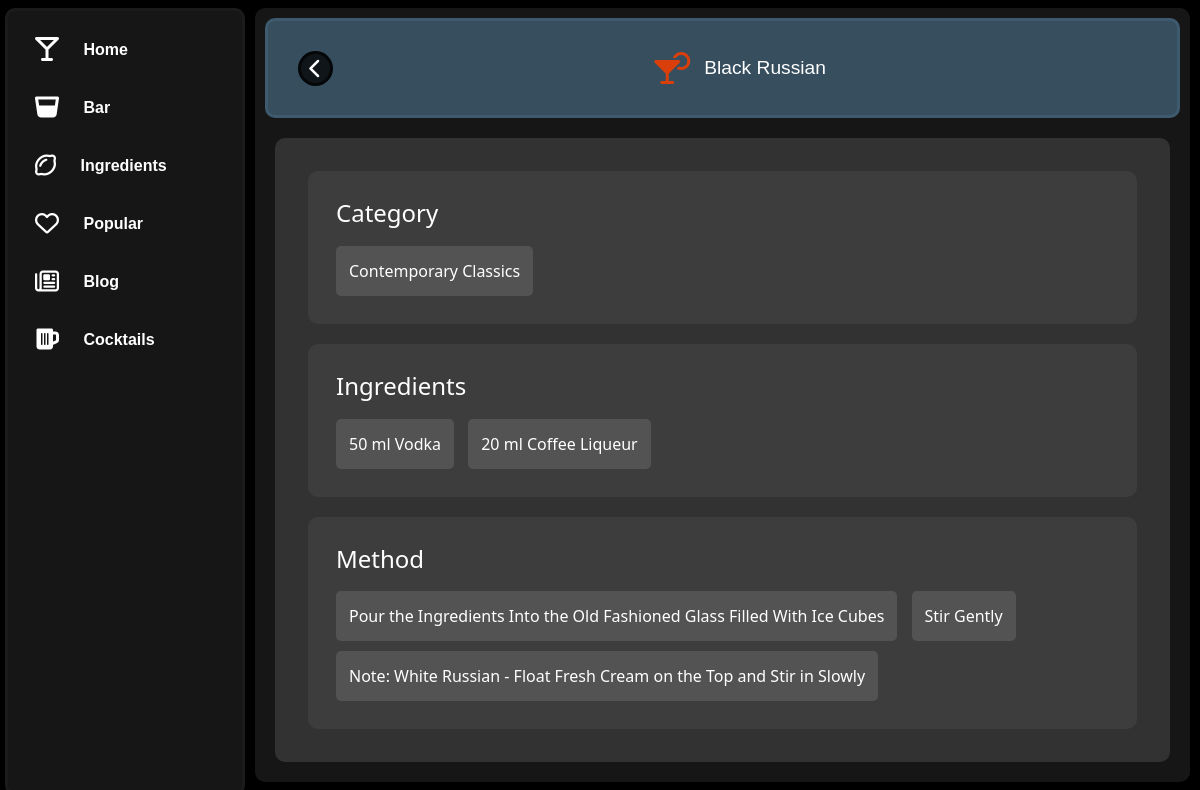
The app's page /barcocktails/Black Russian with its own data.
### model.py (models this page shows, shortened)
class IBACocktails(db.Model):
    __tablename__ = "IBACocktails"
    an_id = db.Column(db.Integer, primary_key=True)
    category = db.Column(db.String, nullable=False)
    name = db.Column(db.String)
    ingredients = db.Column(db.String)
    method = db.Column(db.Integer)
    garnish = db.Column(db.String)

### app.py (the view)
@app.route("/barcocktails", defaults={"cocktail": None})
@app.route("/barcocktails/<string:cocktail>")
@app.route("/cocktails", defaults={"cocktail": None})
@app.route("/cocktails/<string:cocktail>")
def cocktails(cocktail):
    if cocktail:
        session = Session()
        query = session.query(IBACocktails)
        query = query.filter_by(name=cocktail)
        iba_cocktails = query.all()
        iba_cocktails_list = [
            {
                "Category": cocktail.category,
                "Name": cocktail.name,
                "Ingredients": cocktail.ingredients,
                "Method": cocktail.method,
                "Garnish": cocktail.garnish
            }
            for cocktail in iba_cocktails
        ]
        cocktail_ingredients = re.split(", |,|\. ", iba_cocktails_list[0]["Ingredients"])
        cocktail_ingredients = [titlecase(ingredient.replace("NA", "")) for ingredient in cocktail_ingredients]
        cocktail_method = re.split(", |,|\. ", iba_cocktails_list[0]["Method"])
        cocktail_method = [titlecase(method.replace(".", "")) for method in cocktail_method]
        cocktail_garnish = iba_cocktails_list[0]["Garnish"]
        cocktail_garnish = titlecase(cocktail_garnish.replace(".", ""))
        if request.path == f"/barcocktails/{cocktail}":
            return render_template("bar-cocktails.html",
                                cocktails=iba_cocktails_list,
                               ingredients=cocktail_ingredients,
                               method=cocktail_method,
                               garnish=cocktail_garnish)
        else:
            return render_template("cocktails.html",
                               cocktails=iba_cocktails_list,
                               ingredients=cocktail_ingredients,
                               method=cocktail_method,
                               garnish=cocktail_garnish)
    else:
        return render_template("cocktails.html")

### app.py (called while the page is built)
def titlecase(s):
    result = re.sub(r"[A-Za-z]{3,}('[A-Za-z]+)?", lambda mo: mo.group(0).capitalize(), s)
    result = re.sub("The", "the", result)
    result = re.sub("And", "and", result)
    return result

### templates/bar-cocktails.html (shortened to what this page needs)
<!DOCTYPE html>
<html lang="en">
<head>
    <link href="https://cdn.jsdelivr.net/npm/bootstrap@5.3.2/dist/css/bootstrap.min.css" rel="stylesheet"
 />
    <link href="{{url_for('static', filename='css/style.css')}}" rel="stylesheet" type="text/css" />
</head>
<body class="bg-black text-white">
    <div class="nav-div">
        <nav class="nav-main">
            <a href="/" class="links">
                <div>
                    <i class="fa-solid fa-martini-glass-empty fa-xl" style="color: #ffffff;"></i>
                    <span class="icon-span-text" data-encore-id="text">Home</span>
                </div>
            </a>
            <a href="/bar" class="links">
                <div>
                    <i class="fa-solid fa-whiskey-glass fa-xl" style="color: #ffffff;"></i>
                    <span class="icon-span-text" data-encore-id="text">Bar</span>
                </div>
            </a>
            <a href="/ingredients" class="links">
                <div>
                    <i class="fa-regular fa-lemon fa-xl" style="color: #ffffff;"></i>
                    <span class="icon-span-text" data-encore-id="text">Ingredients</span>
                </div>
            </a>
            <a href="/popular" class="links">
                <div>
                    <i class="fa-regular fa-heart fa-xl" style="color: #ffffff;"></i>
                    <span class="icon-span-text" data-encore-id="text">Popular</span>
                </div>
            </a>
            <a href="/blog" class="links">
                <div>
                    <i class="fa-regular fa-newspaper fa-xl" style="color: #ffffff;"></i>
                    <span class="icon-span-text" data-encore-id="text">Blog</span>
                </div>
            </a>
            <a href="/cocktaillist" class="links">
                <div>
                    <i class="fa-solid fa-beer-mug-empty fa-xl" style="color: #ffffff;"></i>
                    <span class="icon-span-text" data-encore-id="text">Cocktails</span>
                </div>
            </a>
        </nav>
    </div>
    <div class="main_divs">
        {% for cocktail in cocktails %}
        <div class="cocktail_buttons_cocktail_page">
            <a class="back-link-cocktail-page" href="/bar">
                <i class="fa-solid fa-chevron-left fa-lg cocktail-button-arrow-cocktail-page"
                    style="color: #ffffff;"></i>
            </a>
            <div class="cocktail-page-nav-name">
                <i class="fa-solid fa-martini-glass-citrus fa-2xl cocktail-button-icon-cocktail-page"
                    style="color: #da3f0b;"></i>
                <span class="cocktail-button-text-cocktail-page">{{ cocktail.Name }}</span>
            </div>
        </div>
        <div class="cocktail-page-facts">
            <div class="cocktail-category">
                <h1>Category</h1>
                <div class="cocktail-spacer">
                    <span>{{ cocktail.Category }}</span>
                </div>
            </div>
            <div class="cocktail-ingredients">
                <h1>Ingredients</h1>
                {% for ingredient in ingredients %}
                <div class="cocktail-spacer">
                    <span>{{ ingredient }}</span>
                </div>
                {% endfor %}
            </div>
            <div class="cocktail-method">
                <h1>Method</h1>
                {% for method in method %}
                <div class="cocktail-spacer">
                    <span>{{ method }}</span>
                </div>
                {% endfor %}
            </div>
        </div>
        {% endfor %}
    </div>
</body>
</html>

### static/css/style.css (style rules this page uses)
.icon-span-text { color: white; }
nav { flex-direction: column; width: 240px; display: flex; position: fixed; left: 0; padding: 10px; }
.nav-div { padding: 8px; }
.nav-main { border-style: solid; border-color: rgba(30, 29, 29, 0.794); border-radius: 10px; background-color: rgba(30, 29, 29, 0.794); position: fixed; left: 5px; height: calc(100% - 13px) }
.links { padding: 15px; border-width: 2px; border-style: solid; border-color: rgba(11, 11, 152, 0); border-radius: 30px; font-weight: bolder; font-family: Arial, Helvetica, sans-serif; text-decoration: none; transition: 0.3s; }
.links i { padding-right: 20px; }
.cocktail_buttons_cocktail_page { position: sticky; top: 8px; height: 100px; min-width: 360px; border-radius: 10px; border-color: rgba(65, 94, 115, 0.796); border-style: solid; background-color: rgba(65, 94, 115, .796); margin: 10px; display: flex; }
.back-link-cocktail-page { border-style: solid; border-radius: 50px; border-color: rgba(0, 0, 0, 0.731); background-color: rgba(0, 0, 0, 0.731); position: relative; top: 30px; left: 30px; width: 35px; height: 35px; display: flex; text-decoration: none; transition: 0.3s; }
.cocktail-page-nav-name { margin: auto auto; }
.cocktail-button-arrow-cocktail-page { margin: auto auto; border-style: solid; border-radius: 50px; border-color: rgba(50, 50, 50, 0); background-color: rgba(50, 50, 50, 0); }
.cocktail-button-icon-cocktail-page { margin: auto auto; padding: 5px; position: relative; }
.cocktail-button-text-cocktail-page { margin: auto auto; padding: 5px; font-family: Arial, Helvetica, sans-serif; font-size: larger; font-weight: lighter; }
.cocktail-page-facts { display: flex; flex-direction: column; flex-wrap: wrap; border-color: rgb(50, 50, 50); border-radius: 10px; border-style: solid; background-color: rgb(50, 50, 50); padding: 20px; margin: 20px; min-width: 340px; }
.cocktail-page-facts h1 { font-family: 'Segoe UI', Tahoma, Geneva, Verdana, sans-serif; font-size: x-large; padding: 5px; }
.cocktail-spacer { border-radius: 5px; border-color: rgb(83, 83, 83); border-style: solid; background-color: rgb(83, 83, 83); padding: 10px; margin: 5px; display: inline-block; }
.cocktail-category { border-color: rgb(61, 61, 61); border-style: solid; border-radius: 10px; background-color: rgb(61, 61, 61); padding: 20px; margin: 10px; }
.cocktail-ingredients { border-color: rgb(61, 61, 61); border-style: solid; border-radius: 10px; background-color: rgb(61, 61, 61); padding: 20px; margin: 10px; }
.cocktail-method { border-color: rgb(61, 61, 61); border-style: solid; border-radius: 10px; background-color: rgb(61, 61, 61); padding: 20px; margin: 10px; }
.main_divs { background-color: rgba(30, 29, 29, 0.794); color: #fff; border-radius: 10px; position: absolute; top: 8px; left: 255px; width: calc(100% - 265px); min-height: 770px; min-width: 380px; }
* { scrollbar-width: thin; scrollbar-color: dark; }

### records on screen
IBACocktails: Name "Black Russian", Category "Contemporary Classics", ingredients "50 ml Vodka" "20 ml Coffee Liqueur", method "Pour the Ingredients Into the Old Fashioned Glass Filled With Ice Cubes" "Stir Gently" "Note: White Russian - Float Fresh Cream on the Top and Stir in Slowly"
